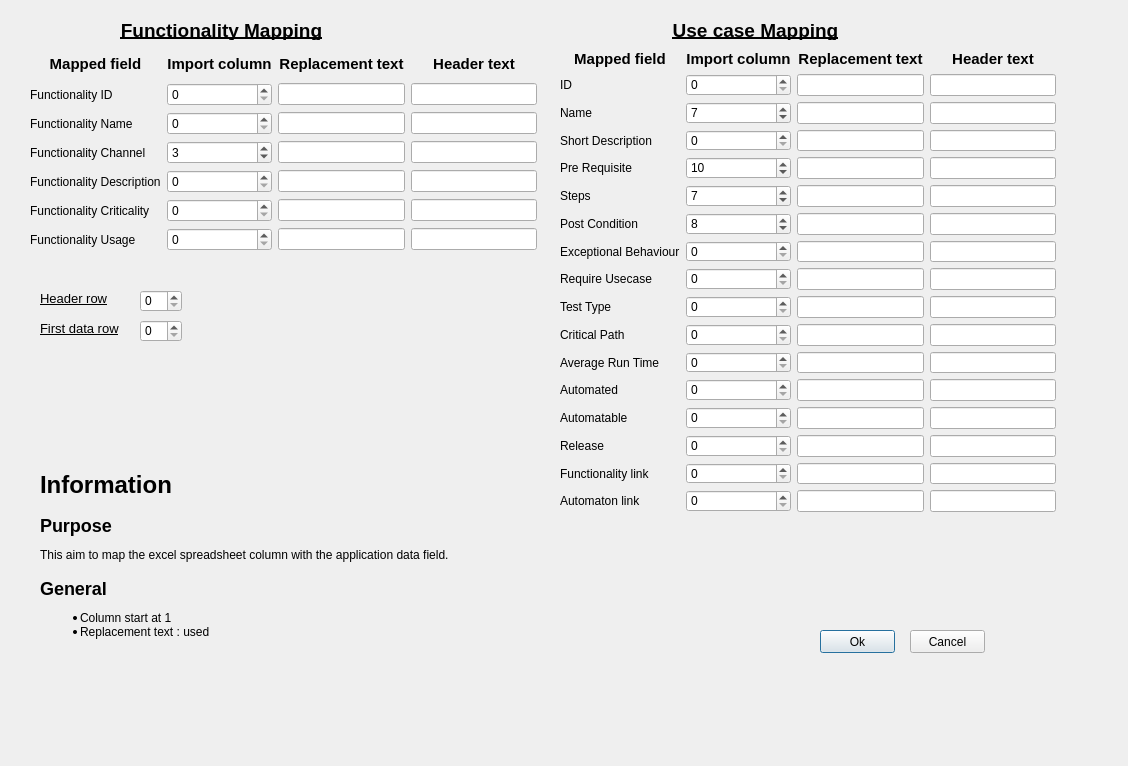
<?xml version="1.0" encoding="UTF-8"?>
<ui version="4.0">
 <class>MappingForm</class>
 <widget class="QDialog" name="MappingForm">
  <property name="geometry">
   <rect>
    <x>0</x>
    <y>0</y>
    <width>1128</width>
    <height>766</height>
   </rect>
  </property>
  <property name="windowTitle">
   <string>Dialog</string>
  </property>
  <widget class="QWidget" name="gridLayoutWidget">
   <property name="geometry">
    <rect>
     <x>30</x>
     <y>50</y>
     <width>507</width>
     <height>201</height>
    </rect>
   </property>
   <layout class="QGridLayout" name="gridLayout" rowstretch="0,0,0,0,0,0,0">
    <item row="1" column="2">
     <widget class="QLineEdit" name="fctIDRepLdt">
      <property name="clearButtonEnabled">
       <bool>false</bool>
      </property>
     </widget>
    </item>
    <item row="5" column="2">
     <widget class="QLineEdit" name="fctCriticalityRepLdt"/>
    </item>
    <item row="6" column="2">
     <widget class="QLineEdit" name="fctUsageRepLdt"/>
    </item>
    <item row="5" column="1">
     <widget class="QSpinBox" name="fctCriticalitySpin">
      <property name="minimum">
       <number>0</number>
      </property>
      <property name="value">
       <number>0</number>
      </property>
     </widget>
    </item>
    <item row="3" column="0">
     <widget class="QLabel" name="label_5">
      <property name="text">
       <string>Functionality Channel</string>
      </property>
     </widget>
    </item>
    <item row="4" column="1">
     <widget class="QSpinBox" name="fctDescriptionSpin">
      <property name="minimum">
       <number>0</number>
      </property>
      <property name="value">
       <number>0</number>
      </property>
     </widget>
    </item>
    <item row="2" column="2">
     <widget class="QLineEdit" name="fctNameRepLdt"/>
    </item>
    <item row="3" column="1">
     <widget class="QSpinBox" name="fctChannelSpin">
      <property name="minimum">
       <number>0</number>
      </property>
      <property name="value">
       <number>3</number>
      </property>
     </widget>
    </item>
    <item row="1" column="1">
     <widget class="QSpinBox" name="fctIDSpin">
      <property name="minimum">
       <number>0</number>
      </property>
      <property name="value">
       <number>0</number>
      </property>
     </widget>
    </item>
    <item row="0" column="2">
     <widget class="QLabel" name="label_4">
      <property name="font">
       <font>
        <pointsize>11</pointsize>
        <weight>75</weight>
        <bold>true</bold>
       </font>
      </property>
      <property name="text">
       <string>Replacement text</string>
      </property>
      <property name="alignment">
       <set>Qt::AlignCenter</set>
      </property>
     </widget>
    </item>
    <item row="0" column="1">
     <widget class="QLabel" name="label_3">
      <property name="font">
       <font>
        <pointsize>11</pointsize>
        <weight>75</weight>
        <bold>true</bold>
       </font>
      </property>
      <property name="text">
       <string>Import column</string>
      </property>
      <property name="alignment">
       <set>Qt::AlignCenter</set>
      </property>
     </widget>
    </item>
    <item row="0" column="0">
     <widget class="QLabel" name="label_2">
      <property name="font">
       <font>
        <pointsize>11</pointsize>
        <weight>75</weight>
        <bold>true</bold>
       </font>
      </property>
      <property name="text">
       <string>Mapped field</string>
      </property>
      <property name="alignment">
       <set>Qt::AlignCenter</set>
      </property>
     </widget>
    </item>
    <item row="2" column="1">
     <widget class="QSpinBox" name="fctNameSpin">
      <property name="minimum">
       <number>0</number>
      </property>
      <property name="value">
       <number>0</number>
      </property>
     </widget>
    </item>
    <item row="2" column="0">
     <widget class="QLabel" name="label">
      <property name="text">
       <string>Functionality Name</string>
      </property>
     </widget>
    </item>
    <item row="4" column="0">
     <widget class="QLabel" name="label_6">
      <property name="text">
       <string>Functionality Description</string>
      </property>
     </widget>
    </item>
    <item row="1" column="0">
     <widget class="QLabel" name="label_7">
      <property name="text">
       <string>Functionality ID</string>
      </property>
     </widget>
    </item>
    <item row="6" column="0">
     <widget class="QLabel" name="label_9">
      <property name="text">
       <string>Functionality Usage</string>
      </property>
     </widget>
    </item>
    <item row="5" column="0">
     <widget class="QLabel" name="label_8">
      <property name="text">
       <string>Functionality Criticality</string>
      </property>
     </widget>
    </item>
    <item row="4" column="2">
     <widget class="QLineEdit" name="fctDescriptionRepLdt"/>
    </item>
    <item row="6" column="1">
     <widget class="QSpinBox" name="fctUsageSpin">
      <property name="minimum">
       <number>0</number>
      </property>
      <property name="value">
       <number>0</number>
      </property>
     </widget>
    </item>
    <item row="3" column="2">
     <widget class="QLineEdit" name="fctChannelRepLdt"/>
    </item>
    <item row="1" column="3">
     <widget class="QLineEdit" name="fctIDHeaderLdt"/>
    </item>
    <item row="2" column="3">
     <widget class="QLineEdit" name="fctNameHeaderLdt"/>
    </item>
    <item row="3" column="3">
     <widget class="QLineEdit" name="fctChannelHeaderLdt"/>
    </item>
    <item row="4" column="3">
     <widget class="QLineEdit" name="fctDescriptionHeaderLdt"/>
    </item>
    <item row="5" column="3">
     <widget class="QLineEdit" name="fctCriticalityHeaderLdt"/>
    </item>
    <item row="6" column="3">
     <widget class="QLineEdit" name="fctUsageHeaderLdt"/>
    </item>
    <item row="0" column="3">
     <widget class="QLabel" name="label_33">
      <property name="font">
       <font>
        <pointsize>11</pointsize>
        <weight>75</weight>
        <bold>true</bold>
       </font>
      </property>
      <property name="text">
       <string>Header text</string>
      </property>
      <property name="alignment">
       <set>Qt::AlignCenter</set>
      </property>
     </widget>
    </item>
   </layout>
  </widget>
  <widget class="QLabel" name="label_10">
   <property name="geometry">
    <rect>
     <x>36</x>
     <y>20</y>
     <width>371</width>
     <height>20</height>
    </rect>
   </property>
   <property name="font">
    <font>
     <pointsize>14</pointsize>
     <weight>75</weight>
     <bold>true</bold>
     <underline>true</underline>
    </font>
   </property>
   <property name="text">
    <string>Functionality Mapping</string>
   </property>
   <property name="alignment">
    <set>Qt::AlignCenter</set>
   </property>
  </widget>
  <widget class="QWidget" name="gridLayoutWidget_2">
   <property name="geometry">
    <rect>
     <x>560</x>
     <y>50</y>
     <width>496</width>
     <height>462</height>
    </rect>
   </property>
   <layout class="QGridLayout" name="gridLayout_2">
    <item row="8" column="0">
     <widget class="QLabel" name="label_22">
      <property name="text">
       <string>Require Usecase</string>
      </property>
     </widget>
    </item>
    <item row="1" column="1">
     <widget class="QSpinBox" name="ucIDSpin">
      <property name="minimum">
       <number>0</number>
      </property>
      <property name="value">
       <number>0</number>
      </property>
     </widget>
    </item>
    <item row="0" column="2">
     <widget class="QLabel" name="label_13">
      <property name="font">
       <font>
        <pointsize>11</pointsize>
        <weight>75</weight>
        <bold>true</bold>
       </font>
      </property>
      <property name="text">
       <string>Replacement text</string>
      </property>
      <property name="alignment">
       <set>Qt::AlignCenter</set>
      </property>
     </widget>
    </item>
    <item row="9" column="0">
     <widget class="QLabel" name="label_23">
      <property name="text">
       <string>Test Type</string>
      </property>
     </widget>
    </item>
    <item row="6" column="0">
     <widget class="QLabel" name="label_20">
      <property name="text">
       <string>Post Condition</string>
      </property>
     </widget>
    </item>
    <item row="0" column="0">
     <widget class="QLabel" name="label_11">
      <property name="font">
       <font>
        <pointsize>11</pointsize>
        <weight>75</weight>
        <bold>true</bold>
       </font>
      </property>
      <property name="text">
       <string>Mapped field</string>
      </property>
      <property name="alignment">
       <set>Qt::AlignCenter</set>
      </property>
     </widget>
    </item>
    <item row="10" column="0">
     <widget class="QLabel" name="label_24">
      <property name="text">
       <string>Critical Path</string>
      </property>
     </widget>
    </item>
    <item row="12" column="2">
     <widget class="QLineEdit" name="ucAutomatedRepLdt"/>
    </item>
    <item row="13" column="2">
     <widget class="QLineEdit" name="ucAutomatableRepLdt"/>
    </item>
    <item row="14" column="2">
     <widget class="QLineEdit" name="ucReleaseRepLdt"/>
    </item>
    <item row="15" column="2">
     <widget class="QLineEdit" name="ucFunctionalityRepLdt"/>
    </item>
    <item row="16" column="2">
     <widget class="QLineEdit" name="ucAutomatonRepLdt"/>
    </item>
    <item row="11" column="1">
     <widget class="QSpinBox" name="ucAverageSpin">
      <property name="minimum">
       <number>0</number>
      </property>
      <property name="value">
       <number>0</number>
      </property>
     </widget>
    </item>
    <item row="10" column="1">
     <widget class="QSpinBox" name="ucCriticalSpin">
      <property name="minimum">
       <number>0</number>
      </property>
      <property name="value">
       <number>0</number>
      </property>
     </widget>
    </item>
    <item row="12" column="1">
     <widget class="QSpinBox" name="ucAutomatedSpin">
      <property name="minimum">
       <number>0</number>
      </property>
      <property name="value">
       <number>0</number>
      </property>
     </widget>
    </item>
    <item row="13" column="1">
     <widget class="QSpinBox" name="ucAutomatableSpin">
      <property name="minimum">
       <number>0</number>
      </property>
      <property name="value">
       <number>0</number>
      </property>
     </widget>
    </item>
    <item row="14" column="1">
     <widget class="QSpinBox" name="ucReleaseSpin">
      <property name="minimum">
       <number>0</number>
      </property>
      <property name="value">
       <number>0</number>
      </property>
     </widget>
    </item>
    <item row="16" column="1">
     <widget class="QSpinBox" name="ucAutomatonSpin">
      <property name="minimum">
       <number>0</number>
      </property>
      <property name="value">
       <number>0</number>
      </property>
     </widget>
    </item>
    <item row="1" column="2">
     <widget class="QLineEdit" name="ucIDRepLdt"/>
    </item>
    <item row="2" column="2">
     <widget class="QLineEdit" name="ucNameRepLdt"/>
    </item>
    <item row="3" column="2">
     <widget class="QLineEdit" name="ucDescriptionRepLdt"/>
    </item>
    <item row="4" column="2">
     <widget class="QLineEdit" name="ucPreRepLdt"/>
    </item>
    <item row="5" column="2">
     <widget class="QLineEdit" name="ucStepsRepLdt"/>
    </item>
    <item row="6" column="2">
     <widget class="QLineEdit" name="ucPostRepLdt"/>
    </item>
    <item row="7" column="2">
     <widget class="QLineEdit" name="ucExcpRepLdt"/>
    </item>
    <item row="8" column="2">
     <widget class="QLineEdit" name="ucRequireRepLdt"/>
    </item>
    <item row="11" column="2">
     <widget class="QLineEdit" name="ucAverageRepLdt"/>
    </item>
    <item row="9" column="2">
     <widget class="QLineEdit" name="ucTypeRepLdt"/>
    </item>
    <item row="11" column="0">
     <widget class="QLabel" name="label_25">
      <property name="text">
       <string>Average Run Time</string>
      </property>
     </widget>
    </item>
    <item row="12" column="0">
     <widget class="QLabel" name="label_26">
      <property name="text">
       <string>Automated</string>
      </property>
     </widget>
    </item>
    <item row="13" column="0">
     <widget class="QLabel" name="label_27">
      <property name="text">
       <string>Automatable</string>
      </property>
     </widget>
    </item>
    <item row="14" column="0">
     <widget class="QLabel" name="label_28">
      <property name="text">
       <string>Release</string>
      </property>
     </widget>
    </item>
    <item row="15" column="0">
     <widget class="QLabel" name="label_29">
      <property name="text">
       <string>Functionality link</string>
      </property>
     </widget>
    </item>
    <item row="2" column="1">
     <widget class="QSpinBox" name="ucNameSpin">
      <property name="minimum">
       <number>0</number>
      </property>
      <property name="value">
       <number>7</number>
      </property>
     </widget>
    </item>
    <item row="16" column="0">
     <widget class="QLabel" name="label_30">
      <property name="text">
       <string>Automaton link</string>
      </property>
     </widget>
    </item>
    <item row="10" column="2">
     <widget class="QLineEdit" name="ucCriticalRepLdt"/>
    </item>
    <item row="3" column="1">
     <widget class="QSpinBox" name="ucDescriptionSpin">
      <property name="minimum">
       <number>0</number>
      </property>
      <property name="value">
       <number>0</number>
      </property>
     </widget>
    </item>
    <item row="4" column="1">
     <widget class="QSpinBox" name="ucPreSpin">
      <property name="minimum">
       <number>0</number>
      </property>
      <property name="value">
       <number>10</number>
      </property>
     </widget>
    </item>
    <item row="5" column="1">
     <widget class="QSpinBox" name="ucStepsSpin">
      <property name="minimum">
       <number>0</number>
      </property>
      <property name="value">
       <number>7</number>
      </property>
     </widget>
    </item>
    <item row="6" column="1">
     <widget class="QSpinBox" name="ucPostSpin">
      <property name="minimum">
       <number>0</number>
      </property>
      <property name="value">
       <number>8</number>
      </property>
     </widget>
    </item>
    <item row="7" column="1">
     <widget class="QSpinBox" name="ucExcpSpin">
      <property name="minimum">
       <number>0</number>
      </property>
      <property name="value">
       <number>0</number>
      </property>
     </widget>
    </item>
    <item row="8" column="1">
     <widget class="QSpinBox" name="ucRequireSpin">
      <property name="minimum">
       <number>0</number>
      </property>
      <property name="value">
       <number>0</number>
      </property>
     </widget>
    </item>
    <item row="9" column="1">
     <widget class="QSpinBox" name="ucTypeSpin">
      <property name="minimum">
       <number>0</number>
      </property>
      <property name="value">
       <number>0</number>
      </property>
     </widget>
    </item>
    <item row="1" column="0">
     <widget class="QLabel" name="label_15">
      <property name="text">
       <string>ID</string>
      </property>
     </widget>
    </item>
    <item row="0" column="1">
     <widget class="QLabel" name="label_12">
      <property name="font">
       <font>
        <pointsize>11</pointsize>
        <weight>75</weight>
        <bold>true</bold>
       </font>
      </property>
      <property name="text">
       <string>Import column</string>
      </property>
      <property name="alignment">
       <set>Qt::AlignCenter</set>
      </property>
     </widget>
    </item>
    <item row="4" column="0">
     <widget class="QLabel" name="label_18">
      <property name="text">
       <string>Pre Requisite</string>
      </property>
     </widget>
    </item>
    <item row="5" column="0">
     <widget class="QLabel" name="label_19">
      <property name="text">
       <string>Steps</string>
      </property>
     </widget>
    </item>
    <item row="3" column="0">
     <widget class="QLabel" name="label_17">
      <property name="text">
       <string>Short Description</string>
      </property>
     </widget>
    </item>
    <item row="2" column="0">
     <widget class="QLabel" name="label_16">
      <property name="text">
       <string>Name</string>
      </property>
     </widget>
    </item>
    <item row="7" column="0">
     <widget class="QLabel" name="label_21">
      <property name="text">
       <string>Exceptional Behaviour</string>
      </property>
     </widget>
    </item>
    <item row="0" column="3">
     <widget class="QLabel" name="label_34">
      <property name="font">
       <font>
        <pointsize>11</pointsize>
        <weight>75</weight>
        <bold>true</bold>
       </font>
      </property>
      <property name="text">
       <string>Header text</string>
      </property>
      <property name="alignment">
       <set>Qt::AlignCenter</set>
      </property>
     </widget>
    </item>
    <item row="1" column="3">
     <widget class="QLineEdit" name="ucIDHeaderLdt"/>
    </item>
    <item row="2" column="3">
     <widget class="QLineEdit" name="ucNameHeaderLdt"/>
    </item>
    <item row="3" column="3">
     <widget class="QLineEdit" name="ucDescriptionHeaderLdt"/>
    </item>
    <item row="4" column="3">
     <widget class="QLineEdit" name="ucPreHeaderLdt"/>
    </item>
    <item row="5" column="3">
     <widget class="QLineEdit" name="ucStepsHeaderLdt"/>
    </item>
    <item row="6" column="3">
     <widget class="QLineEdit" name="ucPostHeaderLdt"/>
    </item>
    <item row="7" column="3">
     <widget class="QLineEdit" name="ucExcpHeaderLdt"/>
    </item>
    <item row="8" column="3">
     <widget class="QLineEdit" name="ucRequireHeaderLdt"/>
    </item>
    <item row="10" column="3">
     <widget class="QLineEdit" name="ucCriticalHeaderLdt"/>
    </item>
    <item row="9" column="3">
     <widget class="QLineEdit" name="ucTypeHeaderLdt"/>
    </item>
    <item row="11" column="3">
     <widget class="QLineEdit" name="ucAverageHeaderLdt"/>
    </item>
    <item row="12" column="3">
     <widget class="QLineEdit" name="ucAutomatedHeaderLdt"/>
    </item>
    <item row="13" column="3">
     <widget class="QLineEdit" name="ucAutomatableHeaderLdt"/>
    </item>
    <item row="14" column="3">
     <widget class="QLineEdit" name="ucReleaseHeaderLdt"/>
    </item>
    <item row="15" column="3">
     <widget class="QLineEdit" name="ucFunctionalityHeaderLdt"/>
    </item>
    <item row="16" column="3">
     <widget class="QLineEdit" name="ucAutomatonHeaderLdt"/>
    </item>
    <item row="15" column="1">
     <widget class="QSpinBox" name="ucFunctionalitySpin">
      <property name="minimum">
       <number>0</number>
      </property>
      <property name="value">
       <number>0</number>
      </property>
     </widget>
    </item>
   </layout>
  </widget>
  <widget class="QPushButton" name="okBtn">
   <property name="geometry">
    <rect>
     <x>820</x>
     <y>630</y>
     <width>75</width>
     <height>23</height>
    </rect>
   </property>
   <property name="text">
    <string>Ok</string>
   </property>
  </widget>
  <widget class="QPushButton" name="cancelBtn">
   <property name="geometry">
    <rect>
     <x>910</x>
     <y>630</y>
     <width>75</width>
     <height>23</height>
    </rect>
   </property>
   <property name="text">
    <string>Cancel</string>
   </property>
  </widget>
  <widget class="QLabel" name="label_14">
   <property name="geometry">
    <rect>
     <x>570</x>
     <y>20</y>
     <width>371</width>
     <height>20</height>
    </rect>
   </property>
   <property name="font">
    <font>
     <pointsize>14</pointsize>
     <weight>75</weight>
     <bold>true</bold>
     <underline>true</underline>
    </font>
   </property>
   <property name="text">
    <string>Use case Mapping</string>
   </property>
   <property name="alignment">
    <set>Qt::AlignCenter</set>
   </property>
  </widget>
  <widget class="QLabel" name="label_31">
   <property name="geometry">
    <rect>
     <x>40</x>
     <y>290</y>
     <width>121</width>
     <height>16</height>
    </rect>
   </property>
   <property name="font">
    <font>
     <pointsize>10</pointsize>
     <underline>true</underline>
    </font>
   </property>
   <property name="text">
    <string>Header row</string>
   </property>
  </widget>
  <widget class="QLabel" name="label_32">
   <property name="geometry">
    <rect>
     <x>40</x>
     <y>320</y>
     <width>101</width>
     <height>16</height>
    </rect>
   </property>
   <property name="font">
    <font>
     <pointsize>10</pointsize>
     <underline>true</underline>
    </font>
   </property>
   <property name="text">
    <string>First data row</string>
   </property>
  </widget>
  <widget class="QSpinBox" name="headerRowSpin">
   <property name="geometry">
    <rect>
     <x>140</x>
     <y>290</y>
     <width>42</width>
     <height>22</height>
    </rect>
   </property>
  </widget>
  <widget class="QSpinBox" name="firstDataRowSpin">
   <property name="geometry">
    <rect>
     <x>140</x>
     <y>320</y>
     <width>42</width>
     <height>22</height>
    </rect>
   </property>
  </widget>
  <widget class="QLabel" name="label_35">
   <property name="geometry">
    <rect>
     <x>40</x>
     <y>360</y>
     <width>491</width>
     <height>391</height>
    </rect>
   </property>
   <property name="text">
    <string>&lt;h1&gt;Information&lt;/h1&gt;
&lt;h2&gt;Purpose&lt;/h2&gt;
This aim to map the excel spreadsheet column with the application data field.
&lt;h2&gt;General&lt;/h2&gt;
&lt;ul&gt;
&lt;li&gt;Column start at 1&lt;/li&gt;
&lt;li&gt;Replacement text : used &lt;/li&gt;
&lt;/ul&gt;</string>
   </property>
  </widget>
 </widget>
 <resources/>
 <connections/>
</ui>
